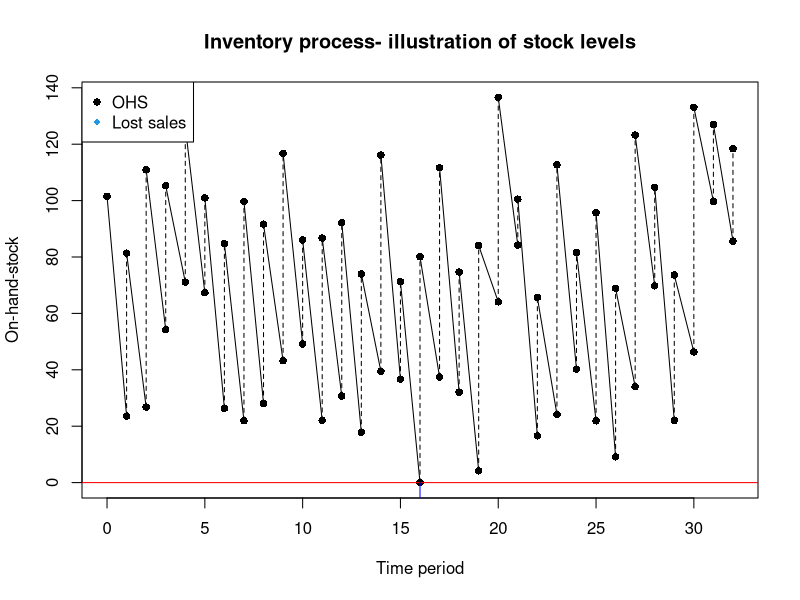
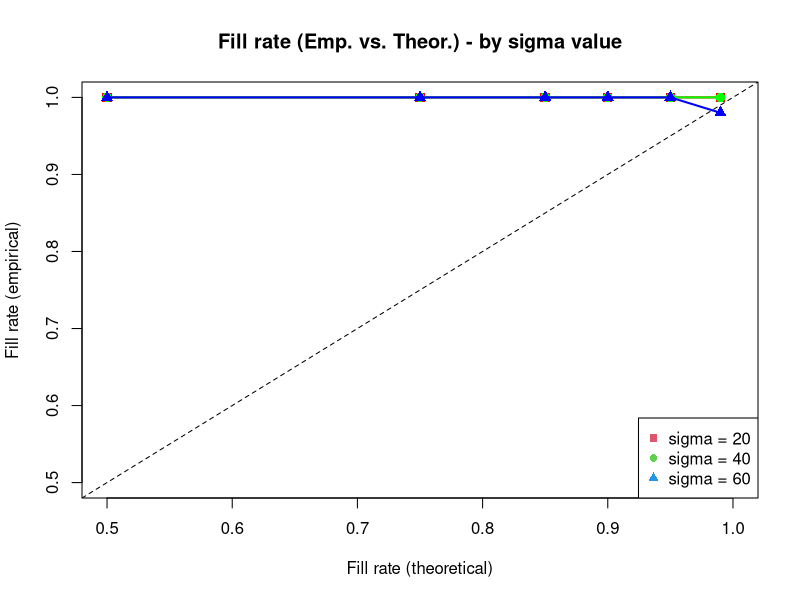
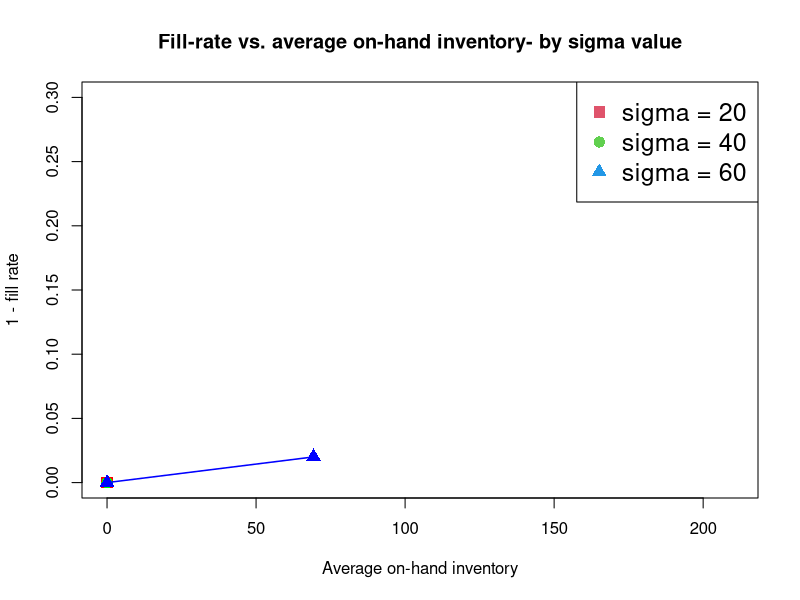
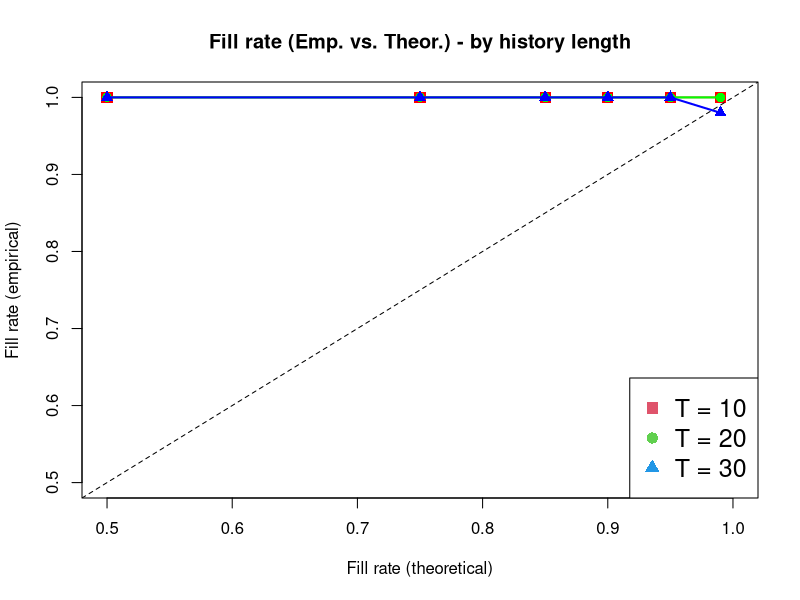
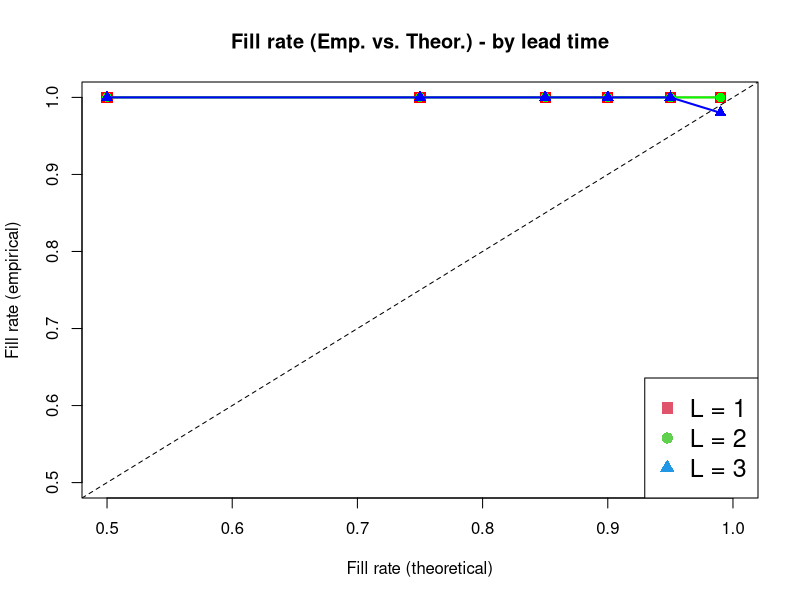

Source code (R) for these figures, in order:
# Inventory simulations

#### 1: Implementing the (R,S) method on a simple (baseline + error) sales model ####
# R is the review period, we have it as 1 here

#(a) Specific DGP (we call it model 1)

DGP_1 <- function(baseline, sigma, Length){
  
  errors <- rnorm(mean = 0, sd = sigma, n = Length)
  dataseries <- errors + baseline ; dataseries[dataseries < 0] <- 0
  return(list(1,dataseries))
  
}

#(b) Model estimation function (general)

get.parameter.estimates <- function(datalist,estL){
  
  if(datalist[[1]] == 1){
    N <- length(datalist[[2]])
    dataseries <- datalist[[2]][(N - estL + 1):N]
    baseline.est <- mean(dataseries) ; sigma.est <- sd(dataseries)
    parameter.estimates <- c(baseline.est,sigma.est)
    return(list(1,datalist[[2]],parameter.estimates,estL))
    
  }
  
}

#(b.II) Calculating S

calculate.S <- function(mu,sigma,R,L,fill.rate){
  PI <- R+L ; sigma.RL <- sqrt(PI * sigma^2) ; xhat.RL <- PI * mu
  ESPRC <- (1 - fill.rate) * xhat.RL ; Guk <- ESPRC/sigma.RL
  
  z <- sqrt(log(25/(Guk^2)))
  
  k <- (a[1] + (a[2] * z) + (a[3] * z^2) + (a[4] * z^3)) / (b[1] + (b[2] * z) + (b[3] * z^2) + (b[4] * z^3) + (b[5] * z^4))
  
  SS <- k * sigma.RL ; S <- xhat.RL + SS
  
  return.vec <- c(S,xhat.RL,sigma.RL,k)
  return(return.vec)
}

#(c) Initialising the on-hand stock and inventory position

# values for calculation of k
a <- c(-5.3925569,5.6211054,-3.8836830,1.0897299)
b <- c(1,-0.72496485,0.507326622,0.0669136868,-0.00329129114)

initialise.inventory.sim <- function(datalist,review.period,lead.time,fill.rate){
  
  R <- review.period ; L <- lead.time 
  if(datalist[[1]] == 1){
    
    mu <- datalist[[3]][1] ; sigma <- datalist[[3]][2]
    S <- calculate.S(mu,sigma,R,L,fill.rate)
    
  }
  # Initialise IP and on-hand-stock
  
  xhat.RL <- S[2] ; sigma.RL <- S[3]
  
  order.size <- xhat.RL/(R+L) ; num.orders <- L ; periods.next <- 1# Assumption: R = 1
  Initial.IP <- S[1] ; Initial.OHS <- S[1] - (order.size * num.orders)
  Time.since.R <- 0 ; k <- S[4]
  
  orders <- list() ; order.times <- c(1:num.orders)
  for(j in 1:num.orders)
  orders[[j]] <- order.size ; 
  
  return(list(1,datalist[[2]],datalist[[3]],estL,review.period,lead.time,fill.rate,orders,order.times,periods.next,Initial.IP,Initial.OHS,Time.since.R,k))
}


#(d) Loop the inventory replenishment process

simulate.inventory.process <- function(datachunk){
  
  if(datachunk[[1]] == 1){
    data <- datachunk[[2]] ;  mu <- datachunk[[3]][1] ; sigma <- datachunk[[3]][2] ; estL <- datachunk[[4]] ; R <- datachunk[[5]]
    L <- datachunk[[6]] ; FR <- datachunk[[7]] ; orders <- datachunk[[8]] ; order.times <- datachunk[[9]]
    periods.next <- datachunk[[10]] ; IP <- datachunk[[11]] ; OHS <- datachunk[[12]] ; Time.since.R <- datachunk[[13]]
    
    N <- length(data) - estL
    data.holdout <- data[(estL + 1):length(data)]
    
    lostdemand <- numeric(N)
    mus <- numeric(N)
    sigmas <- numeric(N)
    IPs <- numeric(N)
    OHS.As <- numeric(N)
    OHS.Bs <- numeric(N)
    Ss <- numeric(N)
    ordersizes <- numeric(N)
    ks <- numeric(N)
    
    for(i in 1:N){
      
      # Observe demand
      data.fulfilled <- min(OHS, data.holdout[i]) ; IP <- IP - data.fulfilled
      lostdemand[i] <- min(OHS - data.holdout[i],0) ; OHS <- max(OHS - data.holdout[i], 0)
      OHS.As[i] <- OHS
      # Receive any orders
      order.times <- order.times - 1
      if(order.times[1] == 0){
        OHS <- OHS + orders[[1]] ; orders[[1]] <- NA
        orders[[1]] <- NULL ; order.times <- order.times[-1]
        OHS.Bs[i] <- OHS
      }
      
      # Consider a replenishment
      Time.since.R <- Time.since.R + 1
      if(R == Time.since.R){
        new.param.ests <- get.parameter.estimates(datalist = list(1,data[1:(estL + i)]),estL = estL)
        mu <- new.param.ests[[3]][1] ; sigma <- new.param.ests[[3]][2] ; mus[i] <- mu ; sigmas[i] <- sigma
        newS <- calculate.S(mu,sigma,R,L,fill.rate)
        S <- newS[1] ; xhat.RL <- newS[2] ; sigma.RL <- newS[3] ; Ss[i] <- S ; ks[i] <- newS[4]
        order.size <- S - IP ; ordersizes[i] <- order.size
        t <- length(order.times) ; orders[[(t+1)]] <- order.size ; order.times[(t+1)] <- L
        IP <- IP + order.size ; IPs[i] <- IP
        Time.since.R <- 0
      }
      
    }

  }
  
  output <- list(lostdemand,sigmas,mus,IPs,OHS.As,OHS.Bs,Ss,ordersizes,ks)
  return(output)
}

#### 1b. Running the simulation ####

set.seed(4052)

coverages <- numeric(500)
inventories <- numeric(500)
Saverage <- numeric(500)
ks.overall <- numeric(500)

for(i in 1:500){

  baseline = 60 ; sigma = 20 ; Length = 52 ; estL = 20
  R = 1 ; L = 1 ; fill.rate = 0.99
  data <- DGP_1(baseline,sigma,Length)
  datalist <- get.parameter.estimates(datalist = data,estL)
  datachunk <- initialise.inventory.sim(datalist,R,L,fill.rate)
  process <- simulate.inventory.process(datachunk)
  
  # Coverage
  
  coverages[i] <- mean(process[[1]])/60
  
  # Average inventory held
  
  ohsproc <- c(rbind(process[[5]],process[[6]])) ; ohsproc <- c(datachunk[[12]],ohsproc)
  ohs.av <- numeric(length(process[[1]]))
  for(j in 1:(length(process[[1]]))){
    ohs.av[j] <- mean(ohsproc[(2*j - 1):(2*j)])
  }
  inventories[i] <- mean(ohs.av)
  
  # Ks
  
  ks <- process[[9]]
  ks.overall[i] <- mean(c(datachunk[[14]],ks))
  print(i)
  
}

#### Illustration plot ####

N <- length(process[[1]])

ohsproc <- c(rbind(process[[5]],process[[6]])) ; ohsproc <- c(datachunk[[12]],ohsproc)
seq1 <- c(0,rep(1:N,each = 2))

ohs.av <- numeric(N)
for(i in 1:N){
  ohs.av[i] <- mean(ohsproc[(2*i - 1):(2*i)])
}

plot(x = seq1, y = ohsproc,pch = 16, 
     #ylim = c(-30, 150),
     xlab = "Time period", ylab = "On-hand-stock",
     main = "Inventory process- illustration of stock levels")
abline(h = 0, col = "red")
for(i in 1:32){
  lines(x = seq1[(2*i):(2*i + 1)], y = ohsproc[(2*i):(2*i + 1)],lty = 2)
}
for(i in 1:32){
  lines(x = seq1[(2*i - 1):(2*i)], y = ohsproc[(2*i - 1):(2*i)],lty = 1)
}
points(x = which(process[[1]] < 0), y = process[[1]][process[[1]] < 0 ], pch = 18, col = "blue")

pts1 <- which(process[[1]] < 0) ; pts2 <- process[[1]][process[[1]] < 0]

for(i in 1:(length(pts1))){
  lines(x = rep(pts1[i],2), y = c(0, pts2[i]),col = "blue")
}

legend("topleft",legend = c("OHS","Lost sales"),pch = c(16,18), col = c(1,4))

#### CASE 1 PLOTS ####

# Fill rate vs. sigma - use sigma1, sigma2, sigma3 as vectors for fillrate
# Use Sigma1, Sigma2, Sigma3 to store the average inventory carried

sigma1 <- numeric(6) ; sigma2 <- numeric(6) ; sigma3 <- numeric(6)
Sigma1 <- numeric(6) ; Sigma2 <- numeric(6) ; Sigma3 <- numeric(6)

sigma3[6] <- mean(coverages)
Sigma3[6] <- mean(inventories)

empfr1 <- 1+ sigma1 ; empfr2 <- 1 + sigma2 ; empfr3 <- 1 + sigma3

# Plot - empirical vs theor FR by sigma value

frseq <- c(0.5,0.75,0.85,0.9,0.95,0.99)
plot(x = frseq, y = empfr1, ylim = c(0.5,1), xlim = c(0.5, 1), pch = 15, cex = 1.25, lwd = 2, type = "o",col = "red",
     xlab = "Fill rate (theoretical)", ylab = "Fill rate (empirical)", main = "Fill rate (Emp. vs. Theor.) - by sigma value")
abline(a = 0, b = 1, col = "black",lty = 2)
lines(x = frseq, y = empfr2, pch = 16, cex=  1.25, lwd = 2, col = "green",type= "o")
lines(x = frseq, y = empfr3, pch = 17, cex=  1.25, lwd = 2, col = "blue",type= "o")

legend("bottomright", legend = c("sigma = 20","sigma = 40","sigma = 60"),pch = c(15,16,17),
       col = c(2,3,4))

# Plot - Emp. fill rate vs. average OHI

e1 <- 1 - empfr1 ; e2 <- 1 - empfr2 ; e3 <- 1 - empfr3
plot(y = e1, x = Sigma1,type= "o",ylim = c(0,0.3),xlim = c(0,210),ylab = "1 - fill rate",
     xlab = "Average on-hand inventory", main = "Fill-rate vs. average on-hand inventory- by sigma value",
     col = "red", pch = 15, lwd = 1.5, cex = 1.5)
lines(y = e2, x = Sigma2, type = "o",col = "green", pch = 16, lwd = 1.5, cex = 1.5)
lines(y = e3, x = Sigma3, type = "o",col = "blue", pch = 17, lwd = 1.5, cex = 1.5)

legend("topright", legend = c("sigma = 20","sigma = 40","sigma = 60"),pch = c(15,16,17),
       col = c(2,3,4),cex = 1.5)

#### ks ####
#### CASE 1 PLOTS continued ####

# Plot history length against fill rate
# Use Hist1, Hist2, Hist 3 for history lengths. Sigma = 60
hist1 <- numeric(6) ; hist2 <- numeric(6) ; hist3 <- numeric(6)

hist3[6] <- mean(coverages)

empfr1 <- 1+ hist1 ; empfr2 <- 1 + hist2 ; empfr3 <- 1 + hist3

frseq <- c(0.5,0.75,0.85,0.9,0.95,0.99)
plot(x = frseq, y = empfr1, ylim = c(0.5,1), xlim = c(0.5, 1), pch = 15, cex = 1.5, lwd = 1.5, type = "o",col = "red",
     xlab = "Fill rate (theoretical)", ylab = "Fill rate (empirical)", main = "Fill rate (Emp. vs. Theor.) - by history length")
abline(a = 0, b = 1, col = "black",lty = 2)
lines(x = frseq, y = empfr2, pch = 16, cex=  1.25, lwd = 2, col = "green",type= "o")
lines(x = frseq, y = empfr3, pch = 17, cex=  1.25, lwd = 2, col = "blue",type= "o")

legend("bottomright", legend = c("T = 10","T = 20","T = 30"),pch = c(15,16,17),
       col = c(2,3,4),cex = 1.5)


#### Plot history length against lead time ####
# Use Hist1, Hist2, Hist 3 for history lengths. Sigma = 60
lead1 <- numeric(6) ; lead2 <- numeric(6) ; lead3 <- numeric(6)

lead3[6] <- mean(coverages)

empfr1 <- 1+ lead1 ; empfr2 <- 1 + lead2 ; empfr3 <- 1 + lead3

frseq <- c(0.5,0.75,0.85,0.9,0.95,0.99)
plot(x = frseq, y = empfr1, ylim = c(0.5,1), xlim = c(0.5, 1), pch = 15, cex = 1.5, lwd = 1.5, type = "o",col = "red",
     xlab = "Fill rate (theoretical)", ylab = "Fill rate (empirical)", main = "Fill rate (Emp. vs. Theor.) - by lead time")
abline(a = 0, b = 1, col = "black",lty = 2)
lines(x = frseq, y = empfr2, pch = 16, cex=  1.25, lwd = 2, col = "green",type= "o")
lines(x = frseq, y = empfr3, pch = 17, cex=  1.25, lwd = 2, col = "blue",type= "o")

legend("bottomright", legend = c("L = 1","L = 2","L = 3"),pch = c(15,16,17),
       col = c(2,3,4),cex = 1.5)